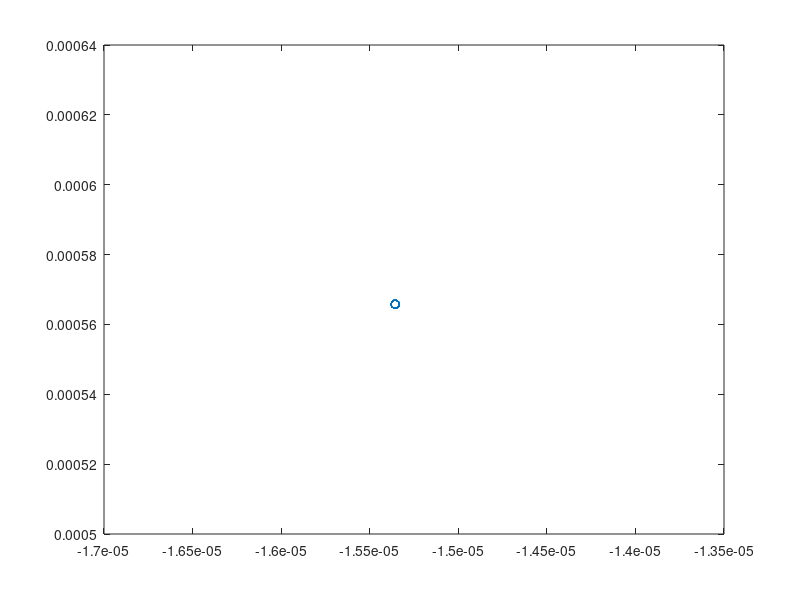
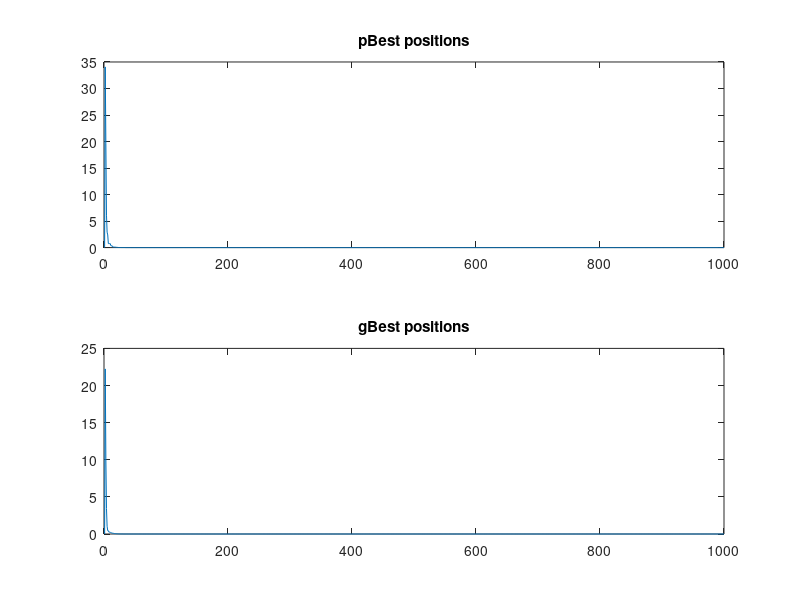

MATLAB code for these plots, in order:
% -------------------- PARTICLE SWARM OPTIMIZATION ------------------------
%
% File Name     : m5_Particle_Swarm_Optmz.m
%
% Description   : This file implements PSO on sphere function. It is a
%                 minimization problem
%
% Author        : Aravind D. Chakravarti
%                 M. S. Ramaiah University of Applied Sciences, Bengaluru
%
% Reference     : PT - 2017 MIS501 slides and codes
%
% Version       : 1.0       03/AUG/2017
%                 Base Version
% -------------------------------------------------------------------------

% Clear the clutter
clc;
clear;
close all;

% Initilizations 

% Our search boundary
x_max = +5;
x_min = -5;

% Our maximum velocities
v_max = +1;
v_min = -1;

% 'Variables' of PSO
w  = 0.5;
c1 = 2.0;
c2 = 2.0;
max_iterations = 1000;
decrease_weight= 1;

% How many particles we need? And where they rest in search space
no_of_particles = 40;
dimension       = 10;

% Randomly allocate their space and speed (velocity!)
particle_positions = x_min + ((x_max-x_min)*(rand(no_of_particles,dimension)));
particle_velocities = v_min + ((v_max-v_min)*(rand(no_of_particles,dimension)));

% This is our fitness function
pBest_fitnesses = sum ((particle_positions.^2),2);

% Out of all fitness, this particle had minimum fitness
[gBest_fitness, index] = min (pBest_fitnesses);
pBest_positions = particle_positions;
gBest_position  = particle_positions(index,:);

% These variables are just used for plotting
pBest_plot = zeros (max_iterations,1);
gBest_plot = zeros (max_iterations,1);

iteration = 1;

while iteration < max_iterations
    
    iteration = iteration + 1;
    
    % Let us scan through all the particles
    for index = 1: no_of_particles
        
        % If decreasing weight is allowed
        if decrease_weight == 1
            w = 0.5 - (iteration*(0.4/max_iterations));           
        end
        
        % This is the velocity influence of 'current' particle itself
        inertial_vel = w * particle_velocities (index,:);
        
        % This is the velocity influence of 'current particles best
        % position'
        cognitv_vel = c1*rand*(pBest_positions(index,:)-particle_positions(index,:));
        
        % This is the velocity influence of 'global best particle'
        social_vel  = c2*rand*(gBest_position - particle_positions(index,:));
        
        % For current particle the net influence of velocity is given by
        velocity_factor = inertial_vel + cognitv_vel + social_vel;
        
        % Throttling the velociy component
        velocity_factor (velocity_factor > v_max) = v_max;
        
        velocity_factor (velocity_factor < v_min) = v_min;
        
        % Update velocity factor for the particle
        particle_velocities(index, :) = velocity_factor;
               
        % Current particles new position.
        % p(x1, x2, ... ) = p(x1, x2, ... ) + (velocity_factor * 1s)
        particle_positions (index, :) = particle_positions(index, :) + particle_velocities(index,:);
        
        % Throttling position components
        particle_positions ((particle_positions(index) > x_max),:) = x_max;
        
        particle_positions ((particle_positions(index) < x_min),:) = x_min;
        
        % This is my fitness function
        current_fitness = sum (particle_positions(index,:).^2);
        
        % Update pBest and gBest components
        if current_fitness < pBest_fitnesses(index)
            pBest_positions(index,:) = particle_positions (index,:);
            pBest_fitnesses(index)   = current_fitness;
        end
        
        if current_fitness < gBest_fitness
            gBest_position = particle_positions (index, :);
            gBest_fitness  = current_fitness;
        end
        
        % Updating plotting variables
        pBest_plot(iteration) = pBest_fitnesses(index);
        gBest_plot(iteration) = gBest_fitness;
               
    end
   
end


% Plot the particles for visualization. 
% -- CAUTION : HOLDS GOOD ONLY FOR TWO DIMENSIONS !!!! ----
plot (pBest_positions(:,1), pBest_positions(:,2), 'o');
        
figure;
% Ploting the results
subplot (2,1,1);
plot (pBest_plot);
title ('pBest positions');

subplot (2,1,2);
plot (gBest_plot);
title ('gBest positions');

% Display few things on command window
fprintf ('The best position which this algorithm achieved is: \n');
disp(gBest_position);
fprintf ('Fitness value %e\n', gBest_fitness);
